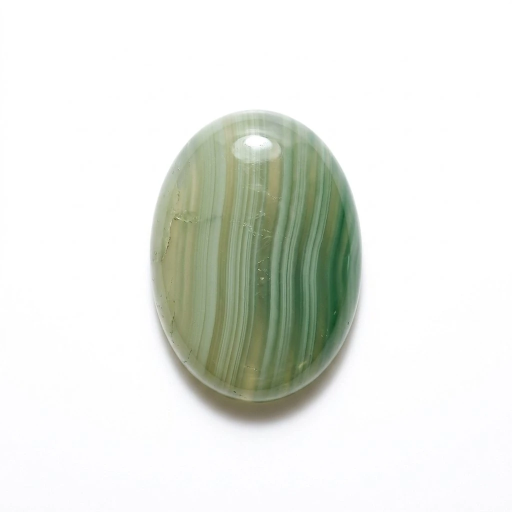
#> input picture New folder/agate-green-banded.webp, 1024 x 1024 px, given in place of media_1794575906221_8ea02ee9.png, which was not available (shown at 1/2 size)
$ python process_black_agate.py
#> lines starting #> are read from the running program, lines starting #| are printed output that depends on the picture
from PIL import Image
import os

src_path = r"C:/Users/jeffrey/.gemini/antigravity/brain/01a08e85-b148-4129-91ef-046faef8ecbf/.user_uploaded/media_1794575906221_8ea02ee9.png"
im = Image.open(src_path).convert("RGBA")

# Create 800x800 white canvas
canvas = Image.new("RGBA", (800, 800), (255, 255, 255, 255))
#> canvas: PIL image 800x800 RGBA; every value is 255

# Scale stone up nicely: 500x500 to ~640x640 with Lanczos
scaled = im.resize((640, 640), Image.Resampling.LANCZOS)
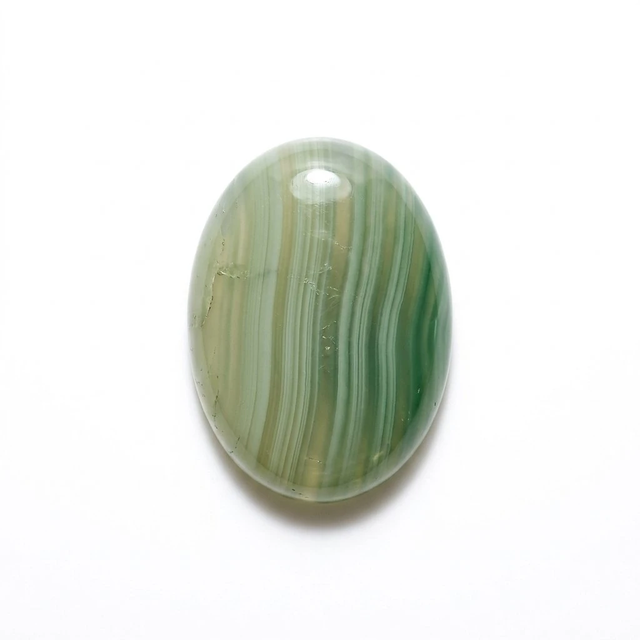
#> scaled: PIL image 640x640 RGBA; mean R, G, B, A 229.5, 232.4, 226.6, 255
offset = ((800 - 640) // 2, (800 - 640) // 2)

# Paste with alpha mask
canvas.paste(scaled, offset, scaled)
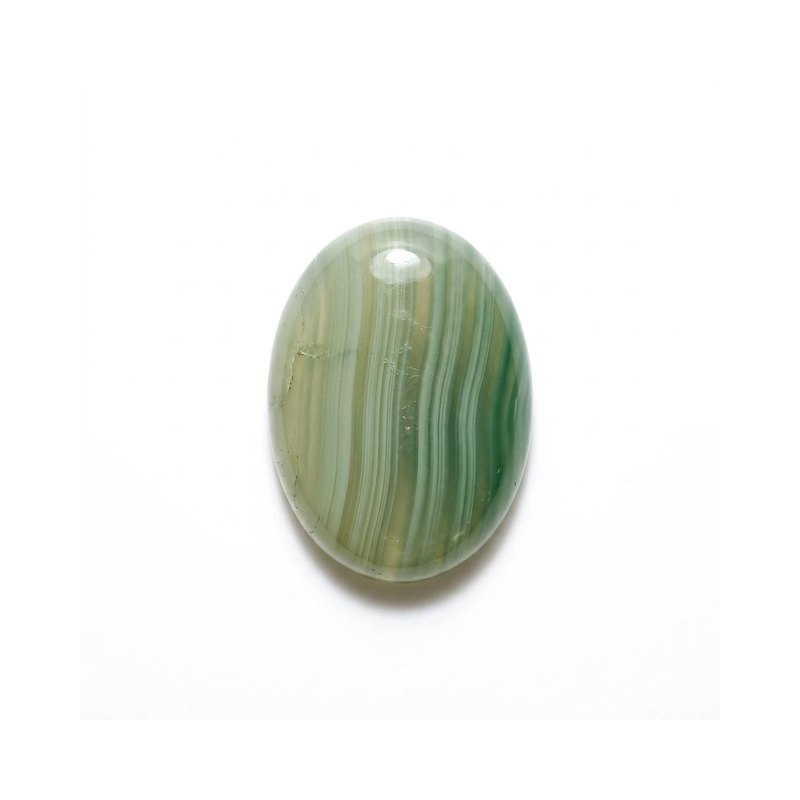
#> canvas: PIL image 800x800 RGBA; mean R, G, B, A 238.7, 240.6, 236.8, 255

# Convert to RGB
rgb_canvas = canvas.convert("RGB")

target_path = "frontend/public/images/stones/agate-black-banded.webp"
rgb_canvas.save(target_path, "WEBP", quality=88, method=6)
print(f"Saved {target_path}: {os.path.getsize(target_path)} bytes")

$ run again, on New folder/agate-red-jasper.webp
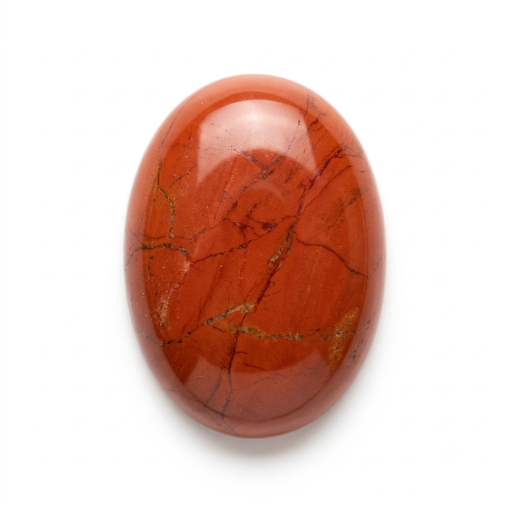
#> input picture New folder/agate-red-jasper.webp, 1024 x 1024 px, given in place of media_1794575906221_8ea02ee9.png, which was not available (shown at 1/2 size)
#> `scaled = im.resize((640, 640), Image.Resampling.LANCZOS)`:
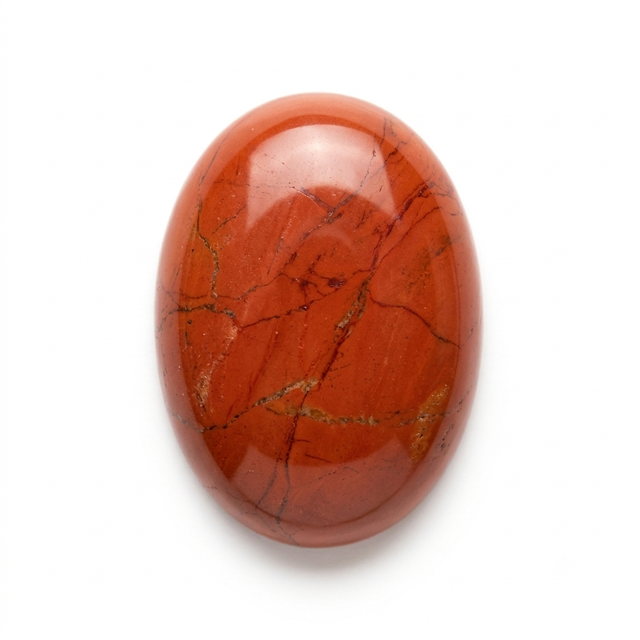
#> scaled: PIL image 640x640 RGBA; mean R, G, B, A 228.5, 200.5, 192.3, 255
#> `canvas.paste(scaled, offset, scaled)`:
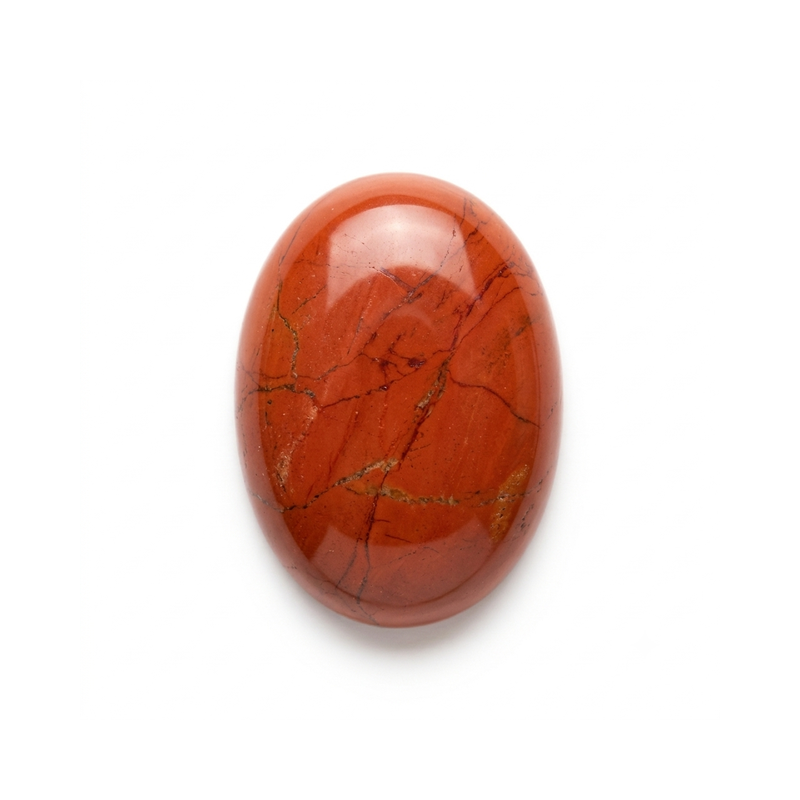
#> canvas: PIL image 800x800 RGBA; mean R, G, B, A 238.1, 220.1, 214.9, 255
